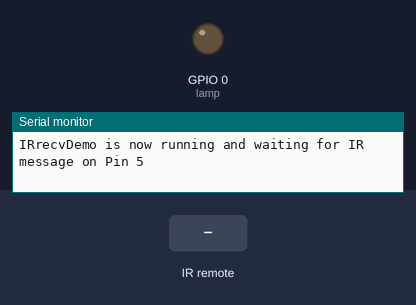
A sketch run on a simulated ESP8266 (NodeMCU). Parts: output pins drawn as LEDs (lit = HIGH), the last lines printed to the serial monitor. Inputs (shaded band) come from the test bench.

Above: at 1.2 s.
1.3 s: infrared code 0x2FD48B7 received
At 2.4 s:
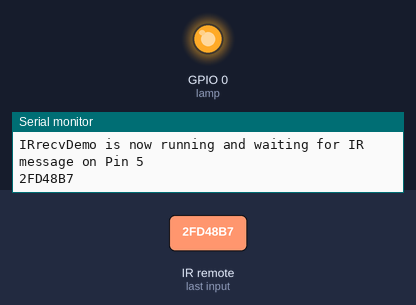
Timing chart, 0 to 4.3 s (numbered marks = the images above; inputs shaded):
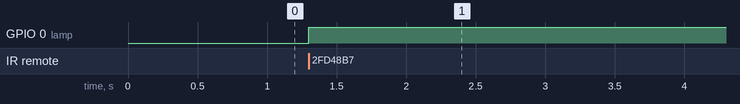

The sketch:

IRremote_reciever_led_esp8266.ino
```cpp
#include <Arduino.h>
#include <IRremoteESP8266.h>
#include <IRrecv.h>
#include <IRutils.h>

// An IR detector/demodulator is connected to GPIO pin 5 (D1 on a NodeMCU board).
// Note: GPIO 16 won't work on the ESP8266 as it does not have interrupts.
const uint16_t kRecvPin = 5; // pin D1
unsigned long key_value = 0;
const int lamp = 0; // pin D3
IRrecv irrecv(kRecvPin);

decode_results results;

void setup() {
  Serial.begin(115200);
  irrecv.enableIRIn();  // Start the receiver
  while (!Serial)  // Wait for the serial connection to be establised.
    delay(50);
  Serial.println();
  Serial.print("IRrecvDemo is now running and waiting for IR message on Pin ");
  Serial.println(kRecvPin);
  pinMode(lamp, OUTPUT);
}

void loop() {
  if (irrecv.decode(&results)) {
    // print() & println() can't handle printing long longs. (uint64_t)
    serialPrintUint64(results.value, HEX);
    Serial.println("");

    switch(results.value){
          case 0x2FD48B7:
            if (digitalRead(lamp) == 0){
              digitalWrite(lamp, HIGH);
             }else{
            digitalWrite(lamp, LOW);
              }
          break ;
        }

    irrecv.resume();  // Receive the next value
  }
}
```

Measured:
- after the input at 1.3 s, GPIO 0 (lamp): LOW → HIGH at once
